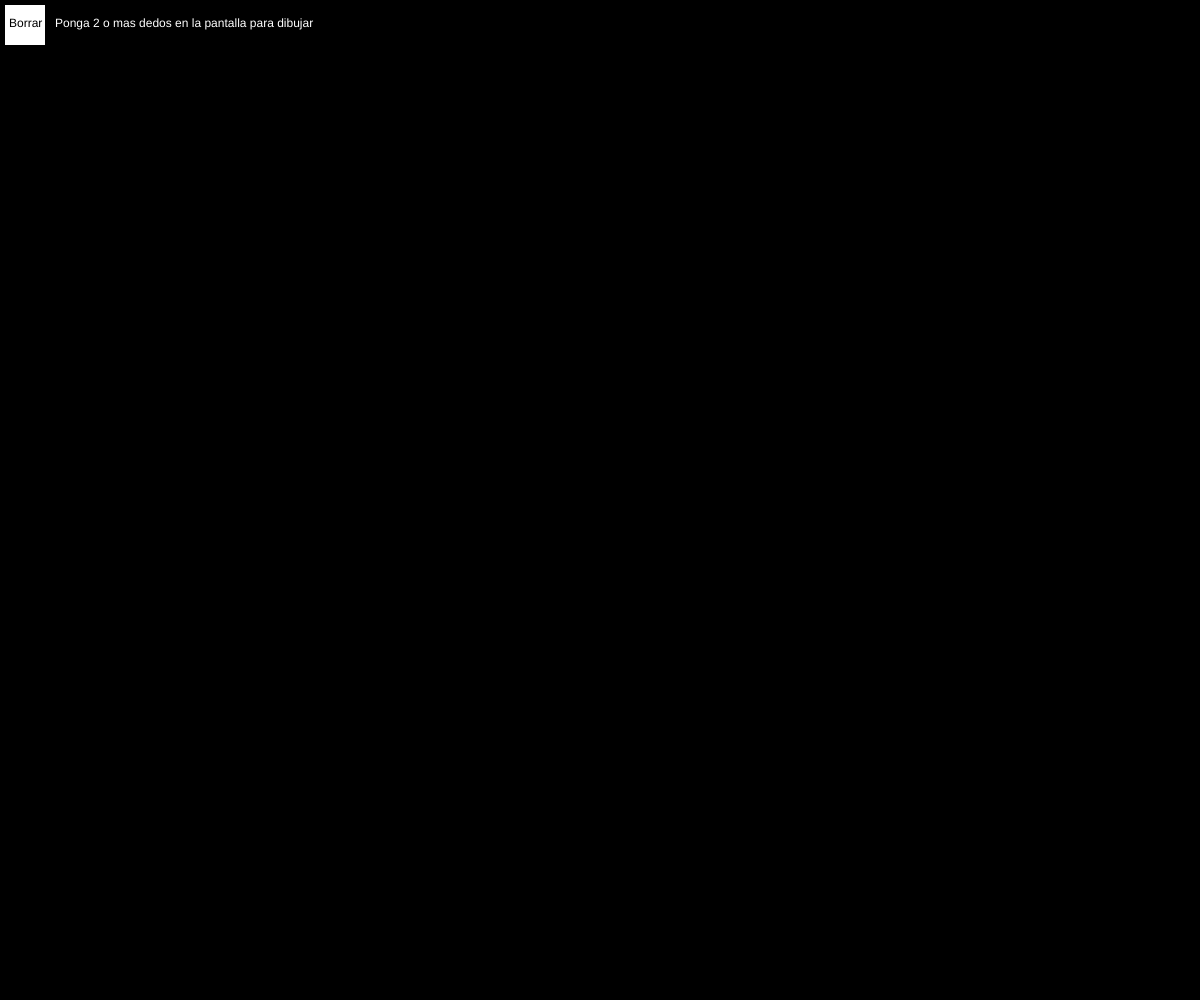
Frame 1 (no input)
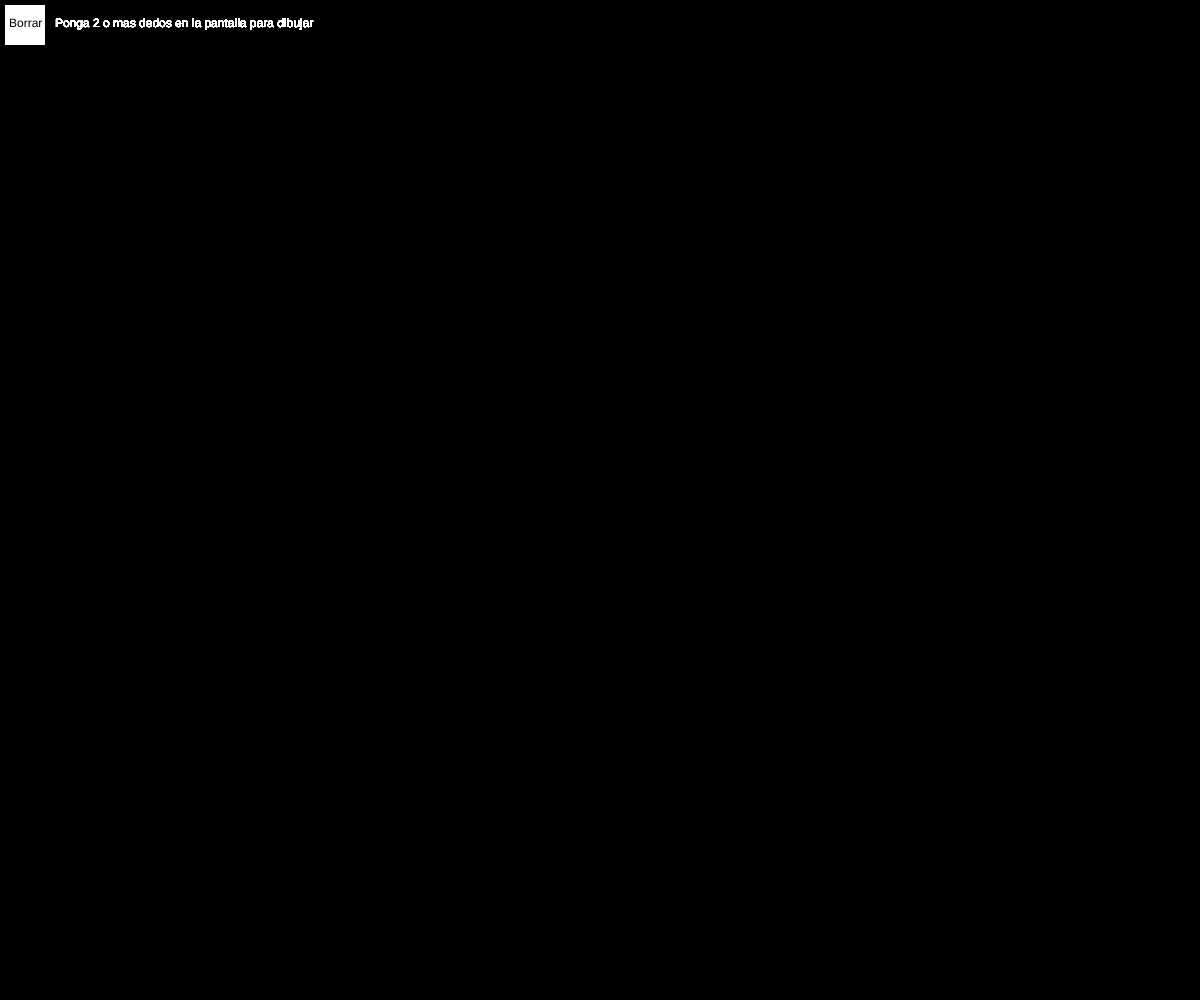
Frame 60 (no input)
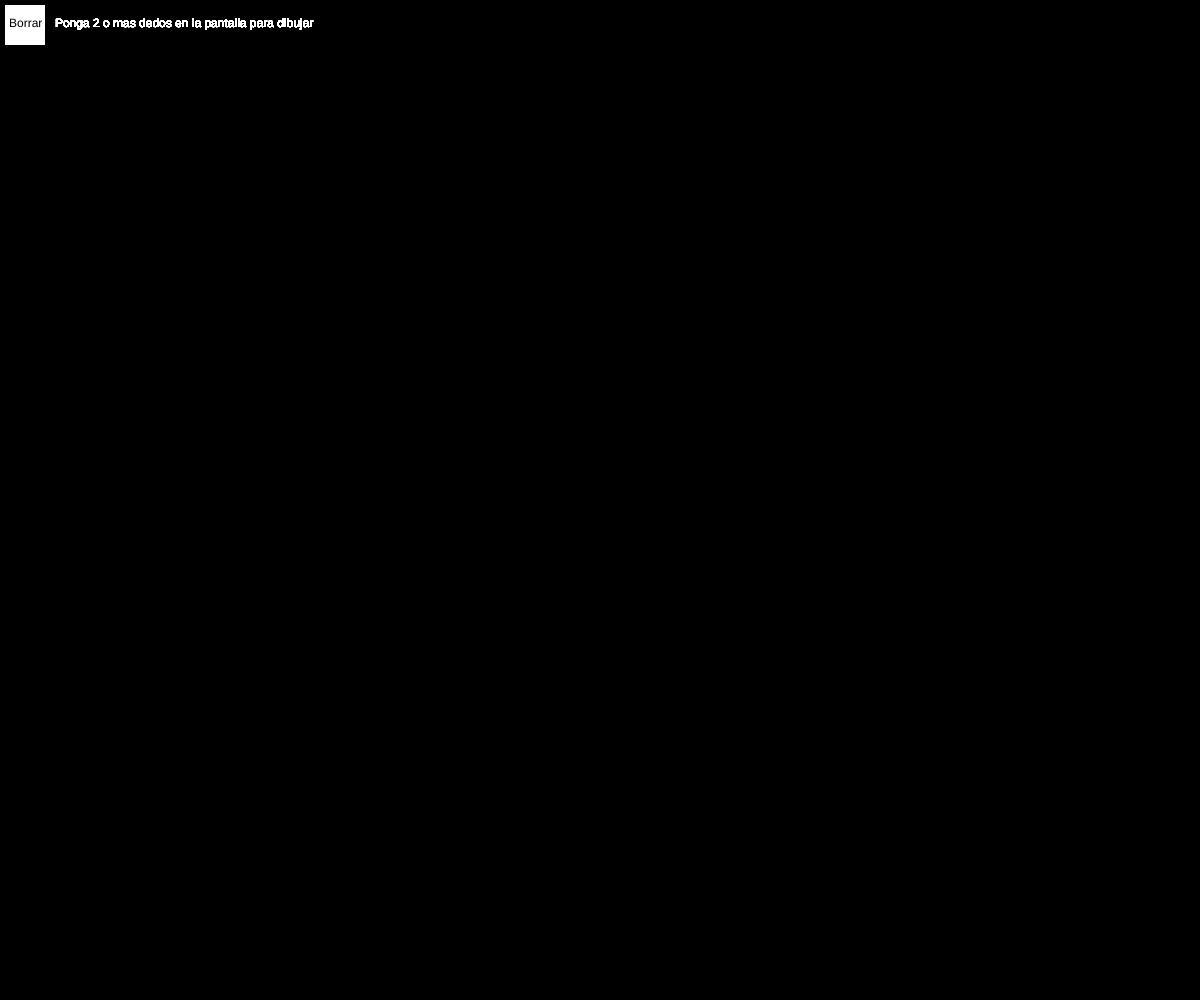
Frame 120 (the mouse pressed at the canvas centre since frame 60)

The p5.js sketch that drew these frames (run headless with seeded random() and noise() and a simulated clock; from frame 60 on, the mouse is pressed at the canvas centre):

// p5.js sketch
// ── sketch.js
//variables de tamano y posicion del boton
var botx, boty, tamBot;

function setup() {

  //crea un canvas del tamano de la ventana
  createCanvas(windowWidth, windowHeight);
  background(0);
  rectMode(CENTER);

  //definir posicion y tamaño boton
  botx = 25;
  boty = 25;
  tam = 40;
}

function draw() {
  stroke(255)
  strokeWeight(4);
  fill(random(100, 250), 0, random(100, 250));

  //inicia una figura
  beginShape();

  //recorre todos los puntos en los que se esta tocando la pantalla
  for (var i = 0; i < touches.length; i++) {

    //en las coordenadas de cada punto crea un vertice
    vertex(touches[i].x, touches[i].y);
  }

  //cierra la figura
  endShape(CLOSE);

  //recorre todos los puntos en los que se esta tocando la pantalla y revisa su distancia con respecto al boton
  for (var j = 0; j < touches.length; j++) {

    if (dist(touches[j].x, touches[j].y, botx, boty) < 20) {

      //si el boton es presionado borra la pantalla
      background(0);
    }
  }

  //boton
  fill(255);
  noStroke();
  rect(botx, boty, tam, tam);

  //texto
  text("Ponga 2 o mas dedos en la pantalla para dibujar", botx + 30, boty + 2);
  fill(0);
  text("Borrar", botx - 16, boty + 2);

}
